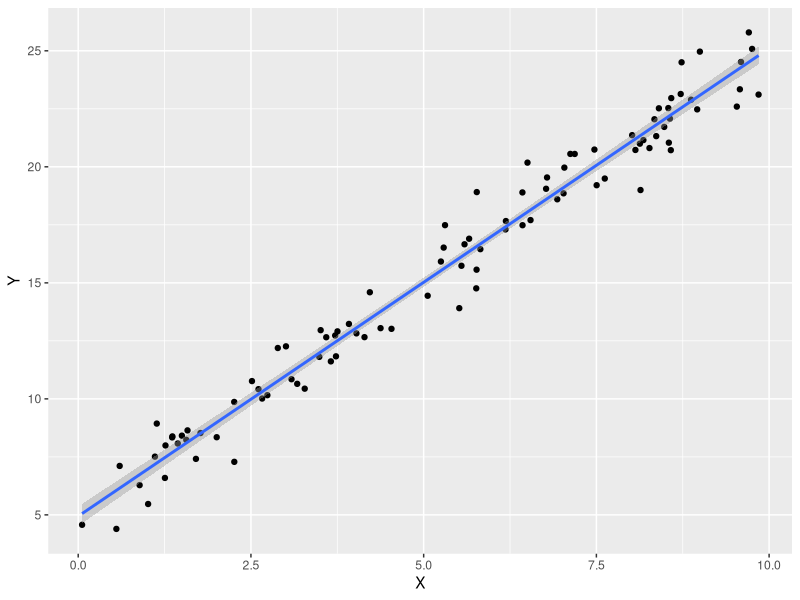
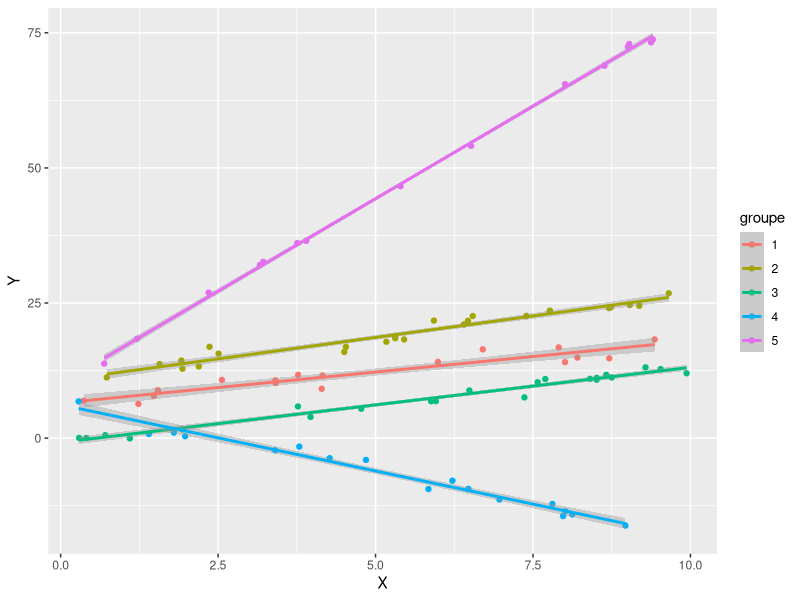

Reproduce these figures in R, in order.
## ---- chunk 1
# Paramètres
n_groupes <- 5
# Effectif moyen par groupe
n_individus_par_groupe <- 20
#  Effectif réel par groupe
n_individus <- rpois(n_groupes, lambda = n_individus_par_groupe)
# Paramètres
sigma <- 1
## ---- chunk 2
library("tidyverse")
sim_data <- function(n_individus, n_groupes, alpha_j, beta_j) {
  n <- sum(n_individus)
  X <- runif(n, 0, 10)
  Y <- rep(alpha_j, n_individus) + rep(beta_j, n_individus) * X + rnorm(n, sd = sigma)
  seq_len(n_groupes) %>% 
    rep(n_individus) %>% 
    as.factor() -> groupe
  return(tibble(X, Y, groupe))
}
## ---- chunk 3
alpha_j <- rep(5, n_groupes)
beta_j <- rep(2, n_groupes)
donnees <- sim_data(n_individus, n_groupes, alpha_j, beta_j)
donnees %>% 
  ggplot(aes(x = X, y = Y)) +
  geom_point() +
  geom_smooth(method = "lm")
## ---- chunk 4
modele_lm <- lm(Y ~ X, data = donnees)
summary(modele_lm)
## ---- chunk 5
alpha_j <- rnorm(n_groupes, mean = 5, sd = 5)
beta_j <- rnorm(n_groupes, mean = 2, sd = 5)
donnees <- sim_data(n_individus, n_groupes, alpha_j, beta_j)
donnees %>% 
  ggplot(aes(x = X, y = Y, color = groupe)) +
  geom_point() +
  geom_smooth(method = "lm")
## ---- chunk 6
library("lme4")
modele <- lmer(Y ~ (1|groupe) + (X||groupe), data = donnees)
summary(modele)
